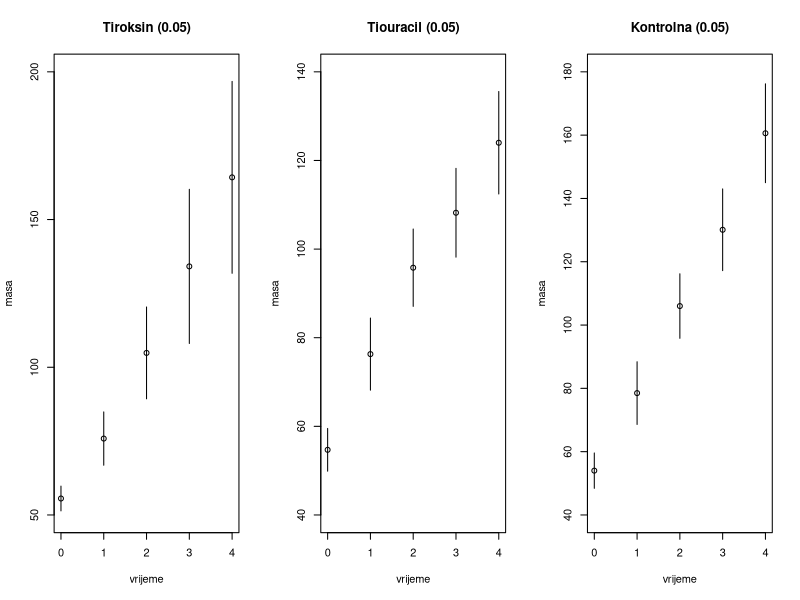
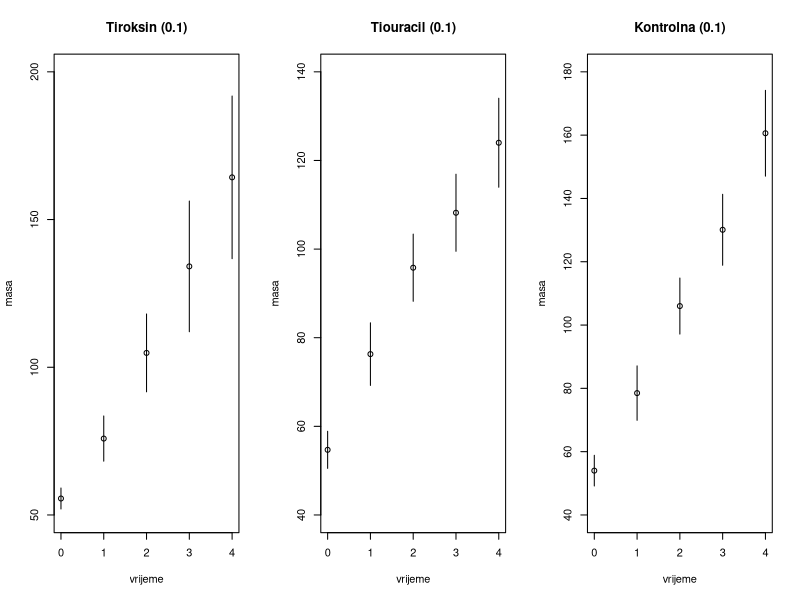
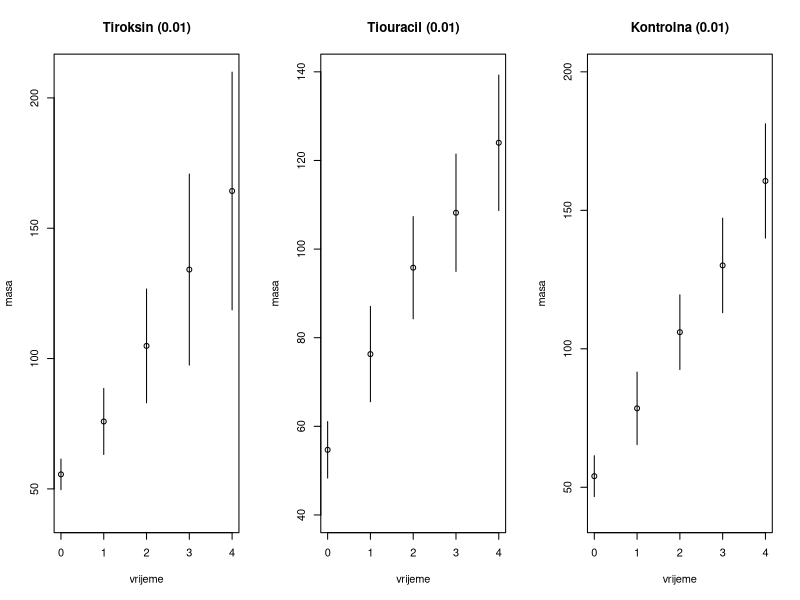
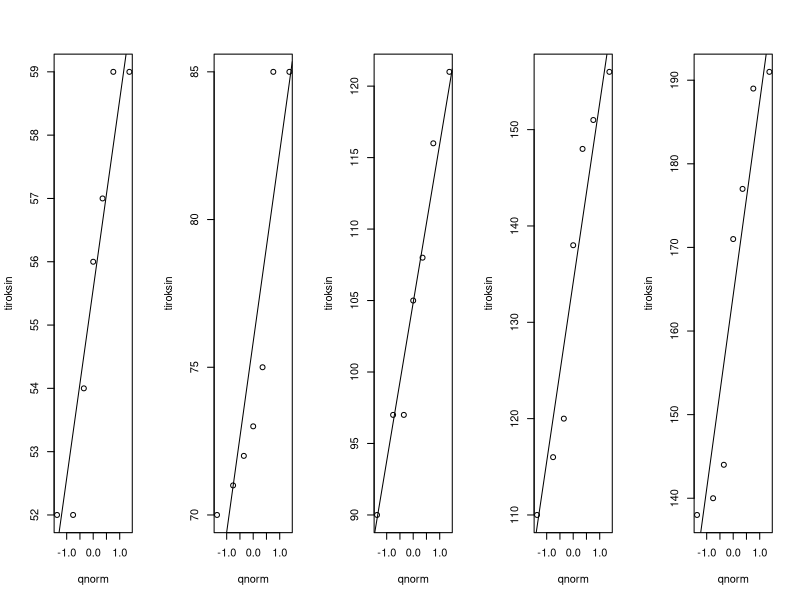
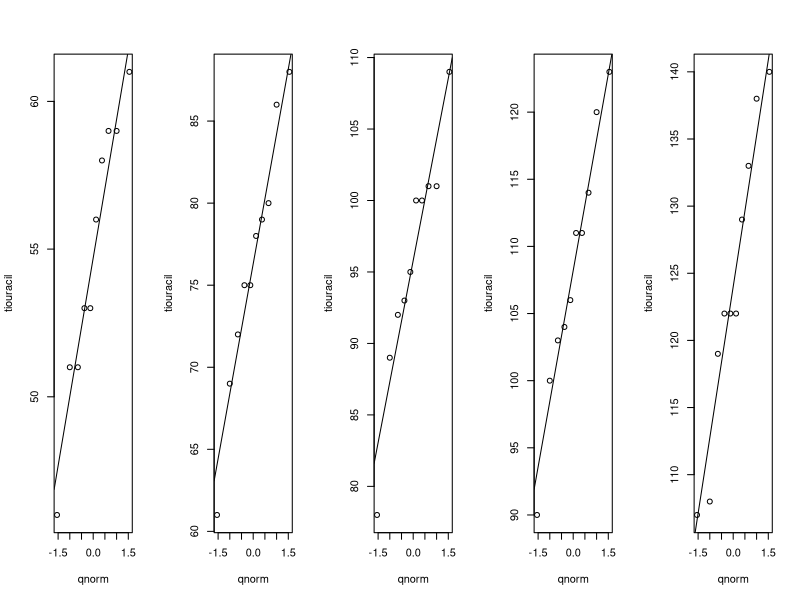
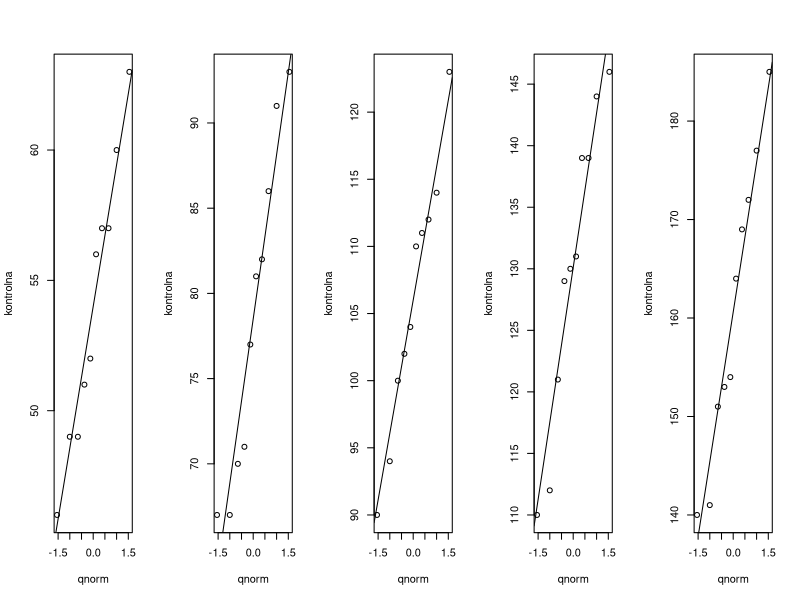

Write the R code that produced these figures, in order.
k_alpha=function(n,alpha)
{
  return ((n-1)*5/(n-5)*qf(1-alpha,df1=5,df2=n-5));
}
b_alpha=function(n,alpha)
{
  return ((qt(1-alpha/10,df=n-1))^2);
}

k1=k_alpha(7,0.05)
b1=b_alpha(7,0.05)
k1
b1
k2=k_alpha(10,0.05)
b2=b_alpha(10,0.05)
k2
b2

#unos podataka
tiroksin=matrix(c(59,85,121,156,191,54,71,90,110,138,56,75,108,151,189,59,85,116,148,177,57,72,97,120,144,52,73,97,116,140,52,70,105,138,171),nrow=7,byrow=T)
tiroksin
tiouracil=matrix(c(61,		 86	,	 109,		 120,		 129,
                   59	,	 80		, 101,		 111	,	 122,
                   53	,	 79	,	 100,		 106,		 133,
                   59	,	 88	,	 100	,	 111	,	 122,
                   51	,	 75		, 101	,	 123	,	 140,
                   51	,	 75		, 92	,	 100	,	 119,
                   56		, 78	,	 95	,	 103	,	 108,
                   58,		 69	,	 93	,	 114	,	 138,
                   46,		 61,		 78	,	 90	,	 107,
                   53	,	 72	,	 89	,	 104	,	 122
),nrow=10,byrow=T)
tiouracil
kontrolna=matrix(c(57,86,114,139,172
                   ,60,93,123,146,177
                   ,52,77,111,144,185
                   ,49,67,100,129,164
                   ,56,81,104,121,151
                   ,46,70,102,131,153
                   ,51,71,94,110,141
                   ,63,91,112,130,154
                   ,49,67,90,112,140
                   ,57,82,110,139,169),nrow=10,byrow=T)
kontrolna

#ocekivanje po vremenima
ocek_tiroksin=c(mean(tiroksin[,1]),mean(tiroksin[,2]),mean(tiroksin[,3]),mean(tiroksin[,4]),mean(tiroksin[,5]))
ocek_tiroksin
ocek_tiouracil=c(mean(tiouracil[,1]),mean(tiouracil[,2]),mean(tiouracil[,3]),mean(tiouracil[,4]),mean(tiouracil[,5]))
ocek_tiouracil
ocek_kontrolna=c(mean(kontrolna[,1]),mean(kontrolna[,2]),mean(kontrolna[,3]),mean(kontrolna[,4]),mean(kontrolna[,5]))
ocek_kontrolna

#kovarijacijska matrica
kovarijacijska_tiroksin=cov(tiroksin, y=tiroksin, use="all.obs")
kovarijacijska_tiroksin
kovarijacijska_tiouracil=cov(tiouracil, y=tiouracil, use="all.obs")
kovarijacijska_tiouracil
kovarijacijska_kontrolna=cov(kontrolna, y=kontrolna, use="all.obs")
kovarijacijska_kontrolna

#pouzdani intervali
A=matrix(c(1,0,0,0,0,0,1,0,0,0,0,0,1,0,0,0,0,0,1,0,0,0,0,0,1),nrow=5,byrow=T)
A

#alpha=0.05
n_tiroksin=length(tiroksin[,1])
donje_granice_tiroksin5=c(0,0,0,0,0)
gornje_granice_tiroksin5=c(0,0,0,0,0)
alpha=0.05
for(i in 1:5)
{
  donje_granice_tiroksin5[i]=ocek_tiroksin[i]-sqrt(b_alpha(n_tiroksin,alpha)/n_tiroksin*t(A[,i])%*%kovarijacijska_tiroksin%*%A[,i])
  gornje_granice_tiroksin5[i]=ocek_tiroksin[i]+sqrt(b_alpha(n_tiroksin,alpha)/n_tiroksin*t(A[,i])%*%kovarijacijska_tiroksin%*%A[,i])
}
granice_tiroksin5=matrix(c(donje_granice_tiroksin5,gornje_granice_tiroksin5),nrow=2,byrow=T)
granice_tiroksin5

n_tiouracil=length(tiouracil[,1])
donje_granice_tiouracil5=c(0,0,0,0,0)
gornje_granice_tiouracil5=c(0,0,0,0,0)
alpha=0.05
for(i in 1:5)
{
  donje_granice_tiouracil5[i]=ocek_tiouracil[i]-sqrt(b_alpha(n_tiouracil,alpha)/n_tiouracil*t(A[,i])%*%kovarijacijska_tiouracil%*%A[,i])
  gornje_granice_tiouracil5[i]=ocek_tiouracil[i]+sqrt(b_alpha(n_tiouracil,alpha)/n_tiouracil*t(A[,i])%*%kovarijacijska_tiouracil%*%A[,i])
}
granice_tiouracil5=matrix(c(donje_granice_tiouracil5,gornje_granice_tiouracil5),nrow=2,byrow=T)
granice_tiouracil5

n_kontrolna=length(kontrolna[,1])
donje_granice_kontrolna5=c(0,0,0,0,0)
gornje_granice_kontrolna5=c(0,0,0,0,0)
alpha=0.05
for(i in 1:5)
{
  donje_granice_kontrolna5[i]=ocek_kontrolna[i]-sqrt(b_alpha(n_kontrolna,alpha)/n_kontrolna*t(A[,i])%*%kovarijacijska_kontrolna%*%A[,i])
  gornje_granice_kontrolna5[i]=ocek_kontrolna[i]+sqrt(b_alpha(n_kontrolna,alpha)/n_kontrolna*t(A[,i])%*%kovarijacijska_kontrolna%*%A[,i])
}
granice_kontrolna5=matrix(c(donje_granice_kontrolna5,gornje_granice_kontrolna5),nrow=2,byrow=T)
granice_kontrolna5

#alpha=0.1
donje_granice_tiroksin10=c(0,0,0,0,0)
gornje_granice_tiroksin10=c(0,0,0,0,0)
alpha=0.1
for(i in 1:5)
{
  donje_granice_tiroksin10[i]=ocek_tiroksin[i]-sqrt(b_alpha(n_tiroksin,alpha)/n_tiroksin*t(A[,i])%*%kovarijacijska_tiroksin%*%A[,i])
  gornje_granice_tiroksin10[i]=ocek_tiroksin[i]+sqrt(b_alpha(n_tiroksin,alpha)/n_tiroksin*t(A[,i])%*%kovarijacijska_tiroksin%*%A[,i])
}
granice_tiroksin10=matrix(c(donje_granice_tiroksin10,gornje_granice_tiroksin10),nrow=2,byrow=T)
granice_tiroksin10


donje_granice_tiouracil10=c(0,0,0,0,0)
gornje_granice_tiouracil10=c(0,0,0,0,0)
for(i in 1:5)
{
  donje_granice_tiouracil10[i]=ocek_tiouracil[i]-sqrt(b_alpha(n_tiouracil,alpha)/n_tiouracil*t(A[,i])%*%kovarijacijska_tiouracil%*%A[,i])
  gornje_granice_tiouracil10[i]=ocek_tiouracil[i]+sqrt(b_alpha(n_tiouracil,alpha)/n_tiouracil*t(A[,i])%*%kovarijacijska_tiouracil%*%A[,i])
}
granice_tiouracil10=matrix(c(donje_granice_tiouracil10,gornje_granice_tiouracil10),nrow=2,byrow=T)
granice_tiouracil10


donje_granice_kontrolna10=c(0,0,0,0,0)
gornje_granice_kontrolna10=c(0,0,0,0,0)
for(i in 1:5)
{
  donje_granice_kontrolna10[i]=ocek_kontrolna[i]-sqrt(b_alpha(n_kontrolna,alpha)/n_kontrolna*t(A[,i])%*%kovarijacijska_kontrolna%*%A[,i])
  gornje_granice_kontrolna10[i]=ocek_kontrolna[i]+sqrt(b_alpha(n_kontrolna,alpha)/n_kontrolna*t(A[,i])%*%kovarijacijska_kontrolna%*%A[,i])
}
granice_kontrolna10=matrix(c(donje_granice_kontrolna10,gornje_granice_kontrolna10),nrow=2,byrow=T)
granice_kontrolna10

#alpha=0.01
donje_granice_tiroksin1=c(0,0,0,0,0)
gornje_granice_tiroksin1=c(0,0,0,0,0)
alpha=0.01
for(i in 1:5)
{
  donje_granice_tiroksin1[i]=ocek_tiroksin[i]-sqrt(b_alpha(n_tiroksin,alpha)/n_tiroksin*t(A[,i])%*%kovarijacijska_tiroksin%*%A[,i])
  gornje_granice_tiroksin1[i]=ocek_tiroksin[i]+sqrt(b_alpha(n_tiroksin,alpha)/n_tiroksin*t(A[,i])%*%kovarijacijska_tiroksin%*%A[,i])
}
granice_tiroksin1=matrix(c(donje_granice_tiroksin1,gornje_granice_tiroksin1),nrow=2,byrow=T)
granice_tiroksin1


donje_granice_tiouracil1=c(0,0,0,0,0)
gornje_granice_tiouracil1=c(0,0,0,0,0)
for(i in 1:5)
{
  donje_granice_tiouracil1[i]=ocek_tiouracil[i]-sqrt(b_alpha(n_tiouracil,alpha)/n_tiouracil*t(A[,i])%*%kovarijacijska_tiouracil%*%A[,i])
  gornje_granice_tiouracil1[i]=ocek_tiouracil[i]+sqrt(b_alpha(n_tiouracil,alpha)/n_tiouracil*t(A[,i])%*%kovarijacijska_tiouracil%*%A[,i])
}
granice_tiouracil1=matrix(c(donje_granice_tiouracil1,gornje_granice_tiouracil1),nrow=2,byrow=T)
granice_tiouracil1


donje_granice_kontrolna1=c(0,0,0,0,0)
gornje_granice_kontrolna1=c(0,0,0,0,0)
for(i in 1:5)
{
  donje_granice_kontrolna1[i]=ocek_kontrolna[i]-sqrt(b_alpha(n_kontrolna,alpha)/n_kontrolna*t(A[,i])%*%kovarijacijska_kontrolna%*%A[,i])
  gornje_granice_kontrolna1[i]=ocek_kontrolna[i]+sqrt(b_alpha(n_kontrolna,alpha)/n_kontrolna*t(A[,i])%*%kovarijacijska_kontrolna%*%A[,i])
}
granice_kontrolna1=matrix(c(donje_granice_kontrolna1,gornje_granice_kontrolna1),nrow=2,byrow=T)
granice_kontrolna1


#graf
par(mfrow=c(1,3))
time=0:4

#alpha=0.05
plot(time,ocek_tiroksin, ylim=c(50,200),xlab="vrijeme",ylab="masa",main="Tiroksin (0.05)")
for(i in 1:5)
{
  segments(i-1,granice_tiroksin5[1,i],x1=i-1,y1=granice_tiroksin5[2,i])
  
}
plot(time, ocek_tiouracil,ylim=c(40,140),xlab="vrijeme",ylab="masa",main="Tiouracil (0.05)")
for(i in 1:5)
{
  segments(i-1,granice_tiouracil5[1,i],x1=i-1,y1=granice_tiouracil5[2,i])
  
}
plot(time, ocek_kontrolna,ylim=c(40,180),xlab="vrijeme",ylab="masa",main="Kontrolna (0.05)")
for(i in 1:5)
{
  segments(i-1,granice_kontrolna5[1,i],x1=i-1,y1=granice_kontrolna5[2,i])
  
}

#alpha=0.1
plot(time,ocek_tiroksin, ylim=c(50,200),xlab="vrijeme",ylab="masa",main="Tiroksin (0.1)")
for(i in 1:5)
{
  segments(i-1,granice_tiroksin10[1,i],x1=i-1,y1=granice_tiroksin10[2,i])
  
}
plot(time, ocek_tiouracil,ylim=c(40,140),xlab="vrijeme",ylab="masa",main="Tiouracil (0.1)")
for(i in 1:5)
{
  segments(i-1,granice_tiouracil10[1,i],x1=i-1,y1=granice_tiouracil10[2,i])
  
}
plot(time, ocek_kontrolna,ylim=c(40,180),xlab="vrijeme",ylab="masa",main="Kontrolna (0.1)")
for(i in 1:5)
{
  segments(i-1,granice_kontrolna10[1,i],x1=i-1,y1=granice_kontrolna10[2,i])
  
}

#alpha=0.01
plot(time,ocek_tiroksin, ylim=c(40,210),xlab="vrijeme",ylab="masa",main="Tiroksin (0.01)")
for(i in 1:5)
{
  segments(i-1,granice_tiroksin1[1,i],x1=i-1,y1=granice_tiroksin1[2,i])
  
}
plot(time, ocek_tiouracil,ylim=c(40,140),xlab="vrijeme",ylab="masa",main="Tiouracil (0.01)")
for(i in 1:5)
{
  segments(i-1,granice_tiouracil1[1,i],x1=i-1,y1=granice_tiouracil1[2,i])
  
}
plot(time, ocek_kontrolna,ylim=c(40,200),xlab="vrijeme",ylab="masa",main="Kontrolna (0.01)")
for(i in 1:5)
{
  segments(i-1,granice_kontrolna1[1,i],x1=i-1,y1=granice_kontrolna1[2,i])
  
}


#normalnost podataka
par(mfrow=c(1,5))
for(i in 1:5)
{
  plot(qnorm(((1:n_tiroksin)-3/8)/(n_tiroksin+1/4)),sort(tiroksin[,i]),xlab="qnorm",ylab="tiroksin")
  abline(mean(tiroksin[,i]),sd(tiroksin[,i]))
}

for(i in 1:5)
{
  plot(qnorm(((1:n_tiouracil)-3/8)/(n_tiouracil+1/4)),sort(tiouracil[,i]),xlab="qnorm",ylab="tiouracil")
  abline(mean(tiouracil[,i]),sd(tiouracil[,i]))
}

for(i in 1:5)
{
  plot(qnorm(((1:n_kontrolna)-3/8)/(n_kontrolna+1/4)),sort(kontrolna[,i]),xlab="qnorm",ylab="kontrolna")
  abline(mean(kontrolna[,i]),sd(kontrolna[,i]))
}

library("nortest")
lillie.test(tiroksin[,1])
lillie.test(tiroksin[,2])
lillie.test(tiroksin[,3])
lillie.test(tiroksin[,4])
lillie.test(tiroksin[,5])
lillie.test(tiouracil[,1])
lillie.test(tiouracil[,2])
lillie.test(tiouracil[,3])
lillie.test(tiouracil[,4])
lillie.test(tiouracil[,5])
lillie.test(kontrolna[,1])
lillie.test(kontrolna[,2])
lillie.test(kontrolna[,3])
lillie.test(kontrolna[,4])
lillie.test(kontrolna[,5])

#hotellingov test 
n=n_kontrolna
alpha=0.05
c_alpha=k_alpha(n_kontrolna,alpha)
c_alpha
mu0=c(60,80,100,120,140)
ocek_kontrolna
p=5
n
p
T_2=n*t(ocek_kontrolna-mu0)%*%solve(kovarijacijska_kontrolna)%*%(ocek_kontrolna-mu0)
T_2
pvrijednost=1-pf(T_2,df1=p,df2=n-p)
pvrijednost
